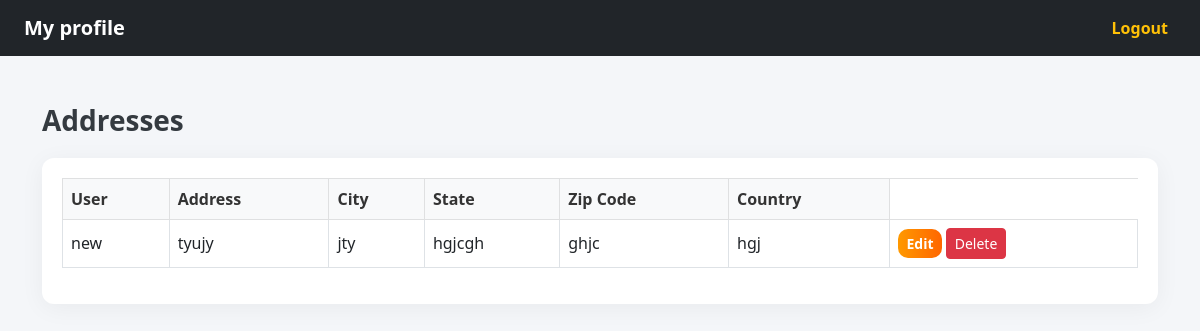
Screenshot of /address (signed in) with the database file from the repository.
### app/models.py (models this page shows)
class Address(models.Model):
    user = models.ForeignKey(User,on_delete=models.CASCADE)
    address = models.CharField(max_length=255)
    city = models.CharField(max_length=255)
    state = models.CharField(max_length=255)
    zip_code = models.CharField(max_length=10)
    country = models.CharField(max_length=255)

### app/views.py (the view)
# urls.py: path('address',views.address,name='address'),
def address(request):
    addresses = Address.objects.filter(user=request.user)
    return render(request, 'user/address.html', {'addresses': addresses})

### templates/user/address.html (shortened to what this page needs)
<!DOCTYPE html>
<html lang="en">
<head>
    <link href="https://cdn.jsdelivr.net/npm/bootstrap@5.3.0/dist/css/bootstrap.min.css" rel="stylesheet">
</head>
<body>
    <nav class="navbar navbar-expand-lg navbar-dark bg-dark px-4">
        <a class="navbar-brand fw-bold" href="#">My profile</a>
        <div class="collapse navbar-collapse" id="navbarNav">
            <ul class="navbar-nav ms-auto gap-2">
                <li class="nav-item">
                    <a class="nav-link text-warning fw-semibold" href="logout">Logout</a>
                </li>
            </ul>
        </div>
    </nav>
    <div class="container my-5">
        <div class="col-md-12">
            <h3>Addresses</h3>
            <div class="table-responsive">
                <table class="table table-bordered table-hover align-middle">
                    <thead class="table-light">
                        <tr>
                            <th>User</th>
                            <th>Address</th>
                            <th>City</th>
                            <th>State</th>
                            <th>Zip Code</th>
                            <th>Country</th>
                        </tr>
                    </thead>
                    <tbody>
                        {% for address in addresses %}
                        <tr>
                            <td>{{ address.user.username }}</td>
                            <td>{{ address.address }}</td>
                            <td>{{ address.city }}</td>
                            <td>{{ address.state }}</td>
                            <td>{{ address.zip_code }}</td>
                            <td>{{ address.country }}</td>
                            <td>
                                <a href="{% url 'edit_address' address.id %}" class="btn btn-sm btn-primary">Edit</a>
                                <a href="{% url 'delete_address' address.id %}" class="btn btn-sm btn-danger">Delete</a>
                            </td>
                        </tr>
                        {% endfor %}
                    </tbody>
                </table>
            </div>
        </div>
    </div>
</body>
</html>

### templates/user/address.html (style rules this page uses)
body { background-color: #f4f6f9; font-family: 'Segoe UI', Tahoma, Geneva, Verdana, sans-serif; }
h3 { font-weight: 600; color: #343a40; margin-bottom: 20px; }
.table-responsive { background: #fff; border-radius: 12px; box-shadow: 0 4px 25px rgba(0, 0, 0, 0.05); padding: 20px; }
.table th { background-color: #f8f9fa; color: #333; font-weight: 600; }
.table td, .table th { vertical-align: middle; }
.btn-primary { background: linear-gradient(to right, #ff9900, #ff6600); border: none; font-weight: 600; border-radius: 10px; transition: all 0.3s ease; }

### rows the page displays
Address: user.username "new", address "tyujy", city "jty", state "hgjcgh", zip_code "ghjc", country "hgj"
